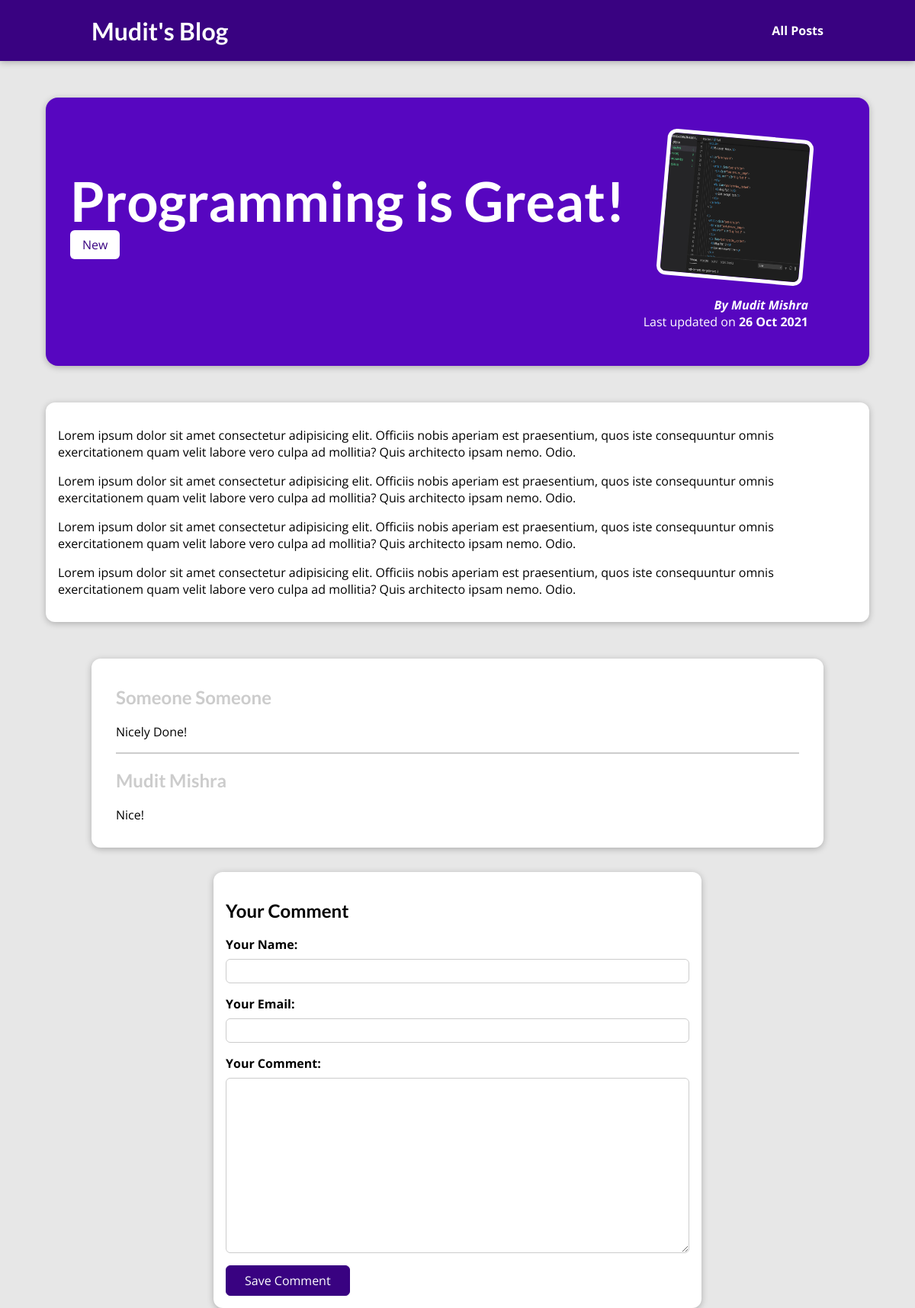
Page /posts/programming-is-fun on the committed database.
### blog/models.py (models this page shows, shortened)
class Post(models.Model):
    title = models.CharField(max_length=150)
    excerpt = models.CharField(max_length=200)
    image = models.ImageField(upload_to = "posts", null = True)
    date = models.DateField(auto_now=True)
    slug = models.SlugField(unique=True, db_index=True)
    content = models.TextField(validators=[MinLengthValidator(10)])
    author = models.ForeignKey(Author, null = True, on_delete=models.SET_NULL, related_name="posts")
    tags = models.ManyToManyField(Tag)

class Tag(models.Model):
    caption = models.CharField(max_length=25)

class Author(models.Model):
    first_name = models.CharField(max_length=100)
    last_name = models.CharField(max_length=100)
    email_address = models.EmailField()
    def __str__(self):
        return f"{self.first_name} {self.last_name}"

class Comment(models.Model):
    user_name = models.CharField(max_length=120)
    user_email = models.EmailField()
    text = models.TextField(max_length=500)
    post = models.ForeignKey(Post, on_delete=models.CASCADE, related_name = "comments")

### blog/views.py (the view, shortened to what this page needs)
# urls.py: path("posts/<slug:slug>", views.SinglePostView.as_view(), name = "post-detail-page")#/posts/my-first-post this way of specifying is called slug. That does not mean the <slug> needs to be so, it could 
class SinglePostView(View):
    def get(self, request, slug):
        post = Post.objects.get(slug = slug)
        context = {
            "post": post,
            "post_tags": post.tags.all(),
            "comment_form": CommentForm(),
            "comments": post.comments.all().order_by("-id")
        }
        return render(request, "blog/post-detail.html", context)

### blog/forms.py
class CommentForm(forms.ModelForm):
    class Meta:
        model = Comment
        exclude = ['post']
        labels = {
            "user_name" : "Your Name",
            "user_email" : "Your Email",
            "text" : "Your Comment"
        }

### blog/templates/blog/post-detail.html (shortened to what this page needs)
{% extends "base.html" %}
{% load static %}
{% block css-files %}
  <link rel="stylesheet" href="{% static "blog/post-detail.css" %}">
{% endblock %}
{% block content %}
  <section id = "summary">
    <h2>{{ post.title }}</h2>
    <div>
      {% for tag in post_tags %}
        <span class = "tag">{{tag.caption}}</span>
      {% endfor %%}
    </div>
    <article>
      <img src="{{ post.image.url }}" alt="{{ post.title }}">
      <address>By <a href = "mailto:{{post.author.email_address}}">{{ post.author }}</a></address>
      <div>
        Last updated on <time>{{ post.date|date:"d M Y" }}</time>
      </div>
    </article>
  </section>
  <main>
    {{ post.content|linebreaks }}
  </main>
  <section id = "comments">
    <ul>
      {% for comment in comments %}
        <li>
          <h2>{{ comment.user_name }}</h2>
          <p>{{ comment.text|linebreaks }}</p>
        </li>
      {% endfor %}
    </ul>
  </section>
  <section id  = "comment-form">
  <h2>Your Comment</h2>
  <form action = "{% url "post-detail-page" post.slug %}" method = "POST">
    {% for form_field in comment_form %}
      <div class = "form-control {% if form_field.errors %} invalid {% endif %}">
        {{ form_field.label_tag }}
        {{ form_field }}
      </div>
      {% endfor %}
      <button>Save Comment</button>
    </form>
  </section>
{% endblock %}

### static/app.css (style rules this page uses)
* { box-sizing: border-box; }
html { font-family: 'Open Sans', 'Lato', sans-serif; }
body { margin: 0; }
h1, h2, h3 { font-family: 'Lato', sans-serif; font-weight: bold; }

### blog/static/blog/post-detail.css (style rules this page uses)
body { background-color: #e7e7e7; }
#summary { margin: 8rem auto 3rem auto; padding: 2rem; width: 90%; max-width: 90rem; border-radius: 16px; background-color: #5706c0; position: relative; box-shadow: 0 2px 8px rgba(0, 0, 0, 0.25); height: 22rem; }
#summary h2 { color: white; font-size: 4.5rem; margin-bottom: 0.25rem; }
#summary article { position: absolute; top: 2rem; right: 3rem; padding: 1rem 2rem; border-radius: 12px; text-align: right; color: white; }
.tag { background-color: white; color: #390281; padding: 0.5rem 1rem; border-radius: 6px; }
#summary article img { width: 12rem; height: 12rem; border-radius: 12px; transform: rotateZ(5deg); border: 5px solid white; margin-bottom: 1rem; }
#summary address { font-weight: bold; }
#summary a { color: white; text-decoration: none; }
#summary time { font-weight: bold; }
main { width: 90%; max-width: 90rem; margin: 3rem auto; background-color: white; padding: 1rem; border-radius: 12px; box-shadow: 0 2px 8px rgba(0, 0, 0, 0.25); }
.form-control { margin-bottom: 1rem; }
.form-control label { font-weight: bold; margin-bottom: 0.5rem; display: block; }
.form-control input, .form-control textarea { display: block; width: 100%; font: inherit; padding: 0.25rem; border-radius: 6px; border: 1px solid #ccc }
#comment-form { margin: auto; width: 100%; max-width: 40rem; border-radius: 12px; background-color: white; box-shadow: 0 2px 8px rgba(0,0,0,0.25); padding: 1rem; }
#comment-form button { font: inherit; background-color: #390281; color: white; border: 1px solid #390281; padding: 0.5rem 1.5rem; border-radius: 6px; cursor: pointer; }
#comments { margin: 2rem auto; width: 100%; max-width: 60rem; border-radius: 12px; background-color: white; box-shadow: 0 2px 8px rgba(0,0,0,0.25); padding: 1rem 2rem; }
#comments ul { list-style: none; margin: 0; padding: 0; }
#comments li { margin-bottom: 1rem; border-bottom: 2px solid #ccc; }
#comments li:last-of-type { border-bottom: none; }
#comments h2 { color: #ccc; }

### rows in the picture
Post: title "Programming is Great!", image (picture), author "Mudit Mishra", date "26 Oct 2021", content "Lorem ipsum dolor sit amet consectetur adipisicing elit. Officiis nobis aperiam est praesentium, quos iste consequuntur omnis exercitationem quam velit labore vero culpa ad mollitia? Quis architecto ipsam nemo. Odio. Lorem ipsum dolor sit amet consectetur adipisicing elit. Officiis nobis aperiam est praesentium, quos iste consequuntur omnis exercitationem quam velit labore vero culpa ad mollitia? Quis architecto ipsam nemo. Odio. Lorem ipsum dolor sit amet consectetur adipisicing elit. Officiis nobis aperiam est praesentium, quos iste consequuntur omnis exercitationem quam velit labore vero culpa ad mollitia? Quis architecto ipsam nemo. Odio. Lorem ipsum dolor sit amet consectetur…"
Tag: caption "New"
Comment: user_name "Someone Someone", text "Nicely Done!"
Comment: user_name "Mudit Mishra", text "Nice!"
